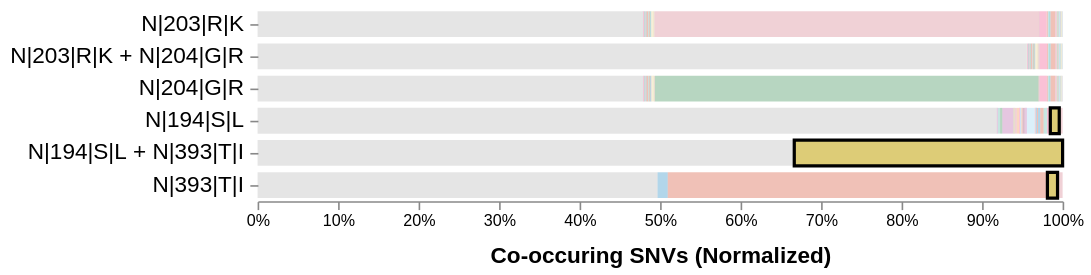

Vega-Lite specification for this chart:
### Vega specification from a JSON file in a GitHub repository (floating-point values rounded to 4 significant figures; data arrays with more than 128 entries replaced by an {"elided": "..."} marker saying what was removed)
{"$schema": "https://vega.github.io/schema/vega/v5.json", "description": "A basic stacked bar chart example.", "width": 500, "padding": 5, "autosize": "pad", "signals": [{"name": "rangeStep", "value": 20}, {"name": "innerPadding", "value": 0.2}, {"name": "outerPadding", "value": 0.1}, {"name": "stackOffset", "value": "normalize"}, {"name": "xLabel", "value": "Co-occuring SNVs (Normalized)"}, {"name": "xFormat", "value": "%"}, {"name": "hoverGroup", "value": null, "on": [{"events": "@locationbars:mouseover!", "update": "{group: datum.snv}"}, {"events": "@locationbars:mouseout!", "update": "null"}]}, {"name": "height", "update": "yExtent[1]"}, {"name": "clearGroup", "value": true, "comment": "If clicking on anything but a location bar, then clear the selection (by clearing the 'selection' data object)", "on": [{"events": "mouseup[!event.item]", "update": "true", "force": true}]}, {"name": "shiftGroup", "value": false, "comment": "Track whether or not the shift key is pressed. Used to select multiple locations by holding down shift before clicking", "on": [{"events": "@locationbars:click", "update": "event.shiftKey", "force": true}]}, {"name": "clickedGroups", "value": null, "comment": "Track clicks on the location bars, for selection purposes", "on": [{"events": "@locationbars:click", "update": "{group: datum.snv}", "force": true}]}], "data": [{"name": "selectedGroups", "values": [{"group": "N|62|E|V"}], "on": [{"trigger": "clearGroup", "remove": true}, {"trigger": "!shiftGroup", "remove": true}, {"trigger": "!shiftGroup && clickedGroups", "insert": "clickedGroups"}, {"trigger": "shiftGroup && clickedGroups", "toggle": "clickedGroups"}]}, {"name": "cooccurrence_data", "format": {"parse": {"combi": "string", "snv": "string", "count": "number"}}, "values": {"elided": "210 records"}, "transform": [{"type": "stack", "groupby": ["combi"], "sort": {"field": "snv"}, "field": "count", "offset": {"signal": "stackOffset"}}]}, {"name": "location_bars", "source": "cooccurrence_data", "transform": [{"type": "aggregate", "groupby": ["combi"]}, {"type": "formula", "as": "span", "expr": "rangeStep * bandspace(1, innerPadding, outerPadding)"}, {"type": "stack", "field": "span"}, {"type": "extent", "field": "y1", "signal": "yExtent"}]}], "scales": [{"name": "yscale", "type": "band", "round": true, "range": {"step": {"signal": "rangeStep"}}, "domain": {"data": "location_bars", "field": "combi"}, "paddingInner": {"signal": "innerPadding"}, "paddingOuter": {"signal": "outerPadding"}}, {"name": "xscale", "type": "linear", "range": "width", "nice": true, "zero": true, "domain": {"data": "cooccurrence_data", "field": "y1"}}], "axes": [{"orient": "bottom", "scale": "xscale", "zindex": 1, "format": {"signal": "xFormat"}, "title": {"signal": "xLabel"}, "titleFontSize": 14, "titlePadding": 10}, {"orient": "left", "scale": "yscale", "domain": false, "zindex": 1, "labelFontSize": 14, "labelLimit": 200, "labelPadding": 4}], "marks": [{"name": "layer0", "type": "group", "encode": {"update": {"width": {"signal": "width"}, "height": {"signal": "height"}}}, "marks": [{"name": "locationbars", "type": "rect", "from": {"data": "cooccurrence_data"}, "encode": {"enter": {"strokeWidth": {"value": 2}, "fill": {"field": "color"}, "tooltip": {"signal": "{title: datum.snv}"}}, "update": {"y": {"scale": "yscale", "field": "combi"}, "height": {"scale": "yscale", "band": 1}, "x": {"scale": "xscale", "field": "y1"}, "x2": {"scale": "xscale", "field": "y0"}, "fillOpacity": [{"test": "hoverGroup && hoverGroup.group == datum.snv", "value": 0.7}, {"test": "!length(data('selectedGroups')) || indata('selectedGroups', 'group', datum.snv)", "value": 1.0}, {"value": 0.3}], "stroke": [{"test": "hoverGroup && hoverGroup.group == datum.snv", "value": "#333"}, {"test": "indata('selectedGroups', 'group', datum.snv)", "value": "#000"}, {"value": "transparent"}], "strokeDash": [{"test": "hoverGroup && hoverGroup.group == datum.snv", "value": [4, 4]}, {"value": [0, 0]}], "zindex": [{"test": "hoverGroup && hoverGroup.group == datum.snv", "value": 4}, {"test": "indata('selectedGroups', 'group', datum.snv)", "value": 3}, {"value": 1}]}}}]}]}
